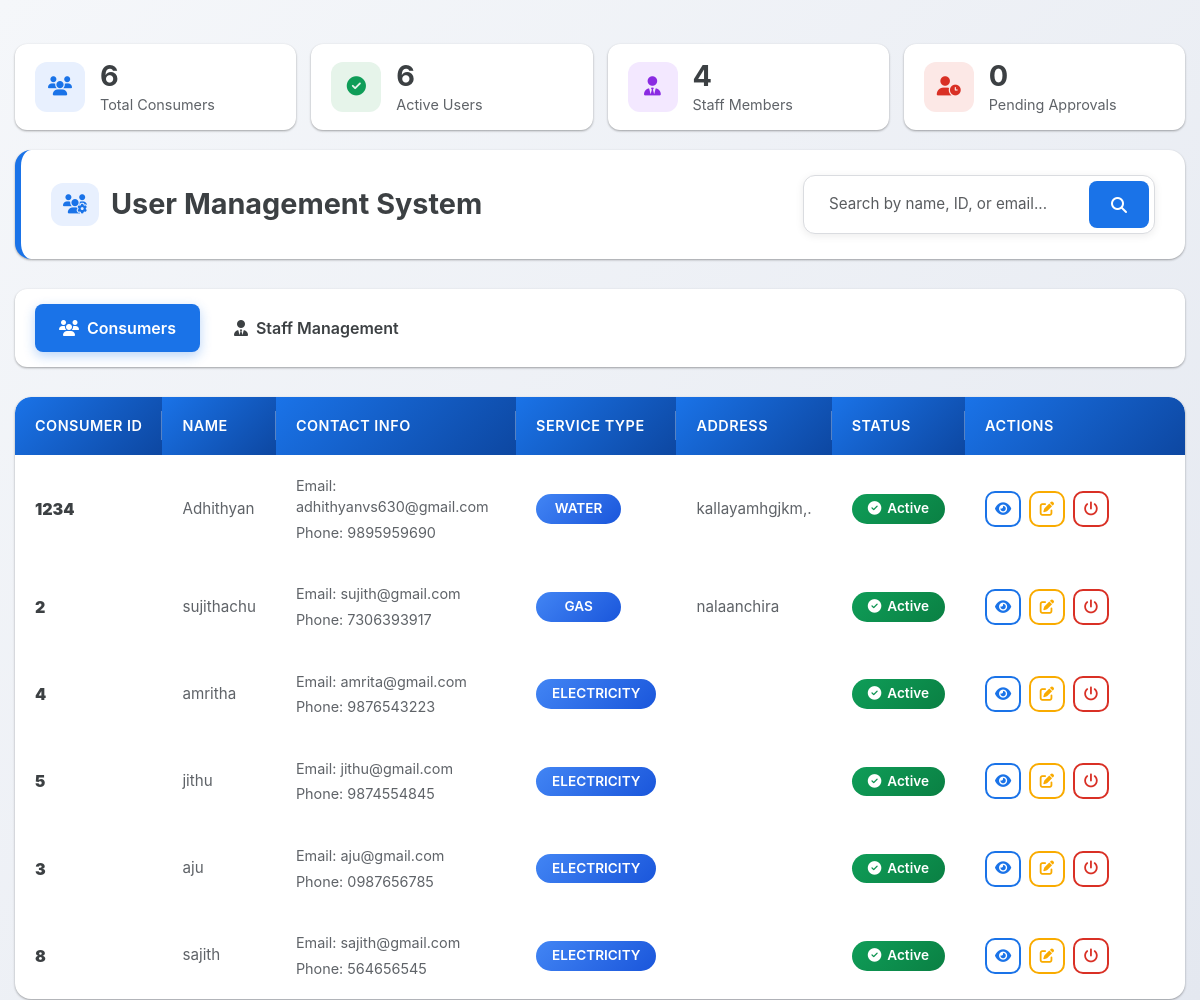
/admin_panel/consumers/, run on the app's committed database.
### app/models.py (models this page shows, shortened)
class Customer(models.Model):
    user = models.OneToOneField(
        User,
        on_delete=models.CASCADE,
        related_name='customer_profile'
    )
    customer_id = models.CharField(max_length=20, unique=True)
    address = models.TextField()
    connection_type = models.CharField(
        max_length=20,
        choices=[
            ('ELECTRICITY', 'Electricity'),
            ('WATER', 'Water'),
            ('GAS', 'Gas')
        ]
    )

class User(AbstractUser):
    ROLE_CHOICES = (
        ('ADMIN', 'Admin'),
        ('CUSTOMER', 'Customer'),
        ('STAFF', 'Staff'),
    )
    role = models.CharField(
        max_length=20,
        choices=ROLE_CHOICES,
        default='CUSTOMER'
    )
    phone = models.CharField(
        max_length=15,
        blank=True,
        null=True,
        unique=True
    )

### app/views.py (the view)
# urls.py: path('admin_panel/consumers/',views.admin_user_management,name='admin_user_management'),
def admin_user_management(request):
    consumers = Customer.objects.select_related('user').all()
    staffs = Staff.objects.select_related('user').all()
    context = {
        'consumers': consumers,
        'staffs': staffs,   # 🔥 THIS MUST BE HERE
        'total_consumers': consumers.count(),
        'active_consumers': consumers.filter(user__is_active=True).count(),
        'total_staff': staffs.count(),
        'total_staff_count': staffs.count(),
        'pending_count': staffs.filter(is_approved=False).count(),
        'approved_count': staffs.filter(is_approved=True).count(),
        'pending_staff_approvals': staffs.filter(is_approved=False).count(),
    }
    return render(request, 'admin_panel/consumer.html', context)

### app/templates/admin_panel/consumer.html (shortened to what this page needs)
<!DOCTYPE html>
<html>
<head>
    <link href="https://cdn.jsdelivr.net/npm/bootstrap@5.3.3/dist/css/bootstrap.min.css" rel="stylesheet">
    <link href="https://cdnjs.cloudflare.com/ajax/libs/font-awesome/6.5.0/css/all.min.css" rel="stylesheet">
</head>
<body>
    <div class="container-fluid mt-4">
        <div class="stats-bar">
            <div class="stat-card">
                <div class="stat-icon">
                    <i class="fas fa-users"></i>
                </div>
                <div class="stat-content">
                    <h4>{{ total_consumers|default:0 }}</h4>
                    <p>Total Consumers</p>
                </div>
            </div>
            <div class="stat-card">
                <div class="stat-icon" style="background: #e6f4ea; color: var(--success-green);">
                    <i class="fas fa-check-circle"></i>
                </div>
                <div class="stat-content">
                    <h4>{{ active_consumers|default:0 }}</h4>
                    <p>Active Users</p>
                </div>
            </div>
            <div class="stat-card">
                <div class="stat-icon" style="background: var(--staff-light-purple); color: var(--staff-purple);">
                    <i class="fas fa-user-tie"></i>
                </div>
                <div class="stat-content">
                    <h4>{{ total_staff|default:0 }}</h4>
                    <p>Staff Members</p>
                </div>
            </div>
            <div class="stat-card">
                <div class="stat-icon" style="background: #fce8e6; color: var(--danger-red);">
                    <i class="fas fa-user-clock"></i>
                </div>
                <div class="stat-content">
                    <h4>{{ pending_staff_approvals|default:0 }}</h4>
                    <p>Pending Approvals</p>
                </div>
            </div>
        </div>
        <div class="page-header">
            <h3>
                <i class="fas fa-users-cog"></i>
                User Management System
            </h3>
            <form class="search-form d-flex" method="GET" id="searchForm">
                <input class="form-control" type="search" name="q"
                       placeholder="Search by name, ID, or email..."
                       value="{{ query|default:'' }}">
                <button class="btn btn-primary" type="submit">
                    <i class="fas fa-search"></i>
                </button>
            </form>
        </div>
        <div class="management-tabs">
            <button class="tab-btn active" onclick="switchTab('consumers')">
                <i class="fas fa-users"></i>
                Consumers
            </button>
            <button class="tab-btn staff-tab" onclick="switchTab('staff')" id="staffTab">
                <i class="fas fa-user-tie"></i>
                Staff Management
            </button>
        </div>
        <div class="tab-content active" id="consumersTabContent">
            <div class="main-card">
                <div class="card-body">
                    <table class="data-table">
                        <thead>
                            <tr>
                                <th>Consumer ID</th>
                                <th>Name</th>
                                <th>Contact Info</th>
                                <th>Service Type</th>
                                <th>Address</th>
                                <th>Status</th>
                                <th width="220">Actions</th>
                            </tr>
                        </thead>
                        <tbody>
                            {% for consumer in consumers %}
                            <tr>
                                <td data-label="Consumer ID"><strong>{{ consumer.customer_id }}</strong></td>
                                <td data-label="Name">
                                    {{ consumer.user.get_full_name|default:consumer.user.username }}
                                </td>
                                <td data-label="Contact Info">
                                    <div class="contact-info">
                                        <div>Email: {{ consumer.user.email }}</div>
                                        <div>Phone: {{ consumer.user.phone }}</div>
                                    </div>
                                </td>
                                <td data-label="Service Type">
                                    <span class="badge bg-info status-badge">
                                        {{ consumer.connection_type }}
                                    </span>
                                </td>
                                <td data-label="Address">{{ consumer.address }}</td>
                                <td data-label="Status">
                                    {% if consumer.user.is_active %}
                                        <span class="badge bg-success status-badge">
                                            <i class="fas fa-check-circle"></i> Active
                                        </span>
                                    {% else %}
                                        <span class="badge bg-danger status-badge">
                                            <i class="fas fa-times-circle"></i> Inactive
                                        </span>
                                    {% endif %}
                                </td>
                                <td data-label="Actions">
                                    <div class="action-buttons">
                                        <a href="{% url 'ad_view_consumer' consumer.customer_id %}" class="btn btn-outline-primary action-btn" title="View Details">
                                            <i class="fas fa-eye"></i>
                                        </a>
                                        <a href="{% url 'ad_edit_consumer' consumer.customer_id %}" class="btn btn-outline-warning action-btn" title="Edit Consumer">
                                            <i class="fas fa-edit"></i>
                                        </a>
                                        <a href="{% url 'admin_toggle_consumer_status' consumer.customer_id %}"
                                           class="btn btn-outline-danger action-btn"
                                           title="Toggle Status"
                                           onclick="return confirm('Are you sure you want to change this consumer\'s status?')">
                                            <i class="fas fa-power-off"></i>
                                        </a>
                                    </div>
                                </td>
                            </tr>
                            {% endfor %}
                        </tbody>
                    </table>
                </div>
            </div>
        </div>
    </div>
</body>
</html>

### data on the page
Customer: customer_id "1234", user.get_full_name "Adhithyan", user.email "adhithyanvs630@gmail.com", user.phone "9895959690", connection_type "WATER", address "kallayamhgjkm,.", shows "Active"
Customer: customer_id "2", user.get_full_name "sujithachu", user.email "sujith@gmail.com", user.phone "7306393917", connection_type "GAS", address "nalaanchira", shows "Active"
Customer: customer_id "4", user.get_full_name "amritha", user.email "amrita@gmail.com", user.phone "9876543223", connection_type "ELECTRICITY", shows "Active"
Customer: customer_id "5", user.get_full_name "jithu", user.email "jithu@gmail.com", user.phone "9874554845", connection_type "ELECTRICITY", shows "Active"
Customer: customer_id "3", user.get_full_name "aju", user.email "aju@gmail.com", user.phone "0987656785", connection_type "ELECTRICITY", shows "Active"
Customer: customer_id "8", user.get_full_name "sajith", user.email "sajith@gmail.com", user.phone "564656545", connection_type "ELECTRICITY", shows "Active"

### other printed values
{{ total_consumers|default:0 }} "6"
{{ active_consumers|default:0 }} "6"
{{ total_staff|default:0 }} "4"
{{ pending_staff_approvals|default:0 }} "0"
